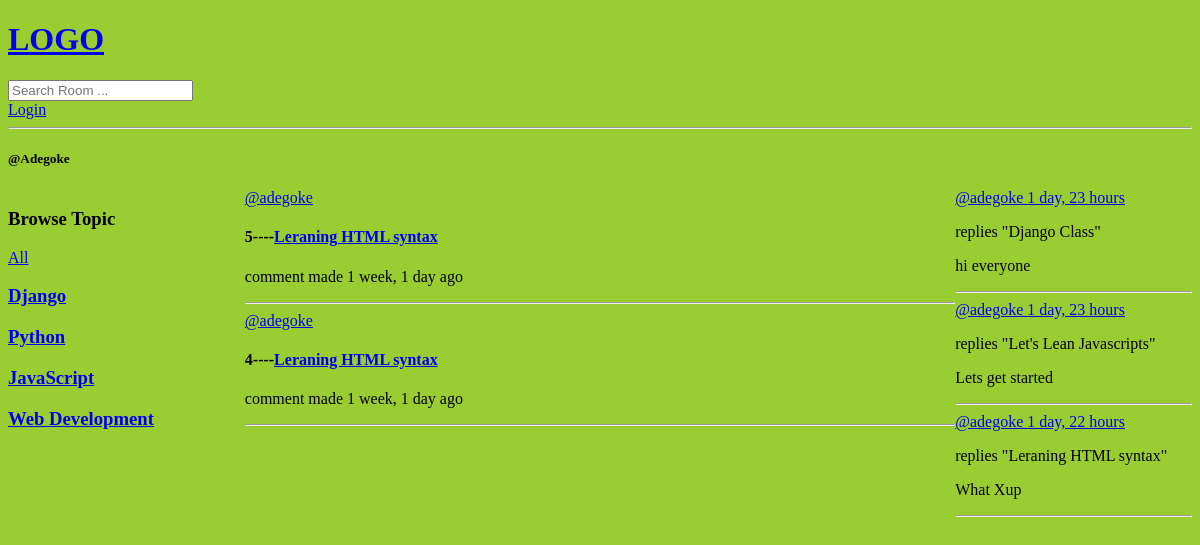
The app's page /profile/1/, older data.
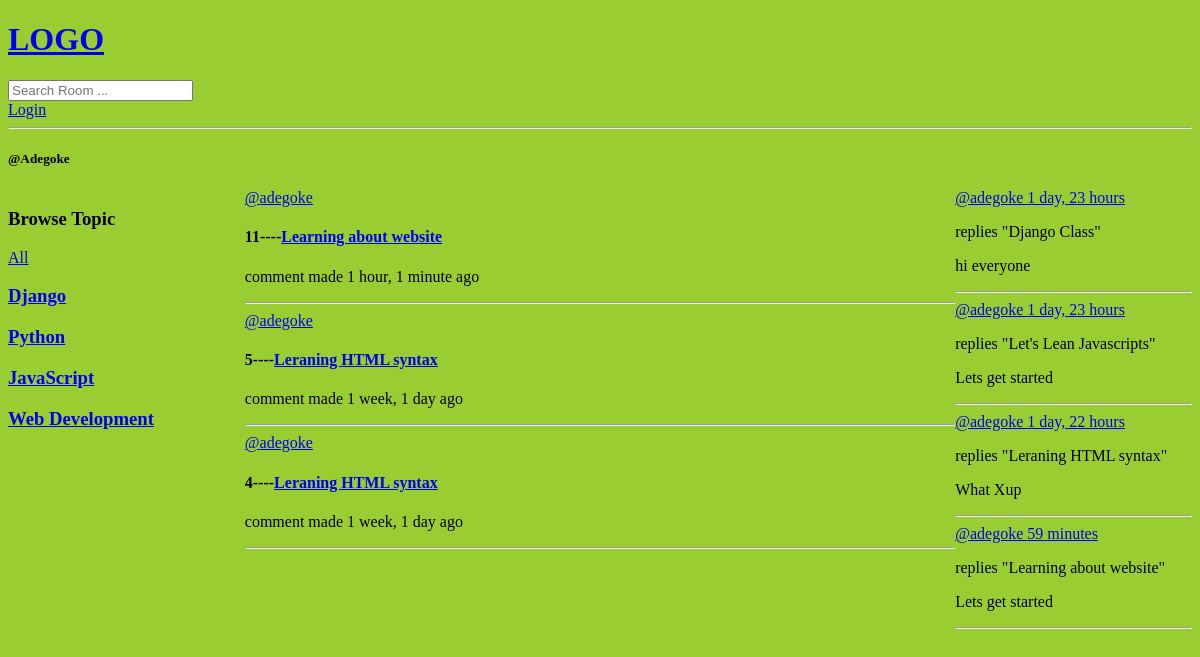
The same page, newer data.
### tunde/models.py (models this page shows, shortened)
class Topic(models.Model):
    name=models.CharField(max_length=200)

class Room(models.Model):
    host=models.ForeignKey(User,  on_delete=models.SET_NULL, null=True)
    topic=models.ForeignKey(Topic, on_delete=models.SET_NULL, null=True)
    name=models.CharField(max_length=300)
    description=models.TextField(blank=True)
    participants=models.ManyToManyField(User, related_name='participants', blank=True)
    created_date=models.DateTimeField(auto_now_add=True)
    updated_date=models.DateTimeField(auto_now=True)
    class Meta:
        ordering = ['-created_date', '-updated_date']
    def __str__(self):
        return self.name

class Message(models.Model):
    user=models.ForeignKey(User, on_delete=models.CASCADE)
    room=models.ForeignKey(Room, on_delete=models.CASCADE)
    body=models.TextField(blank=True)
    created_date=models.DateTimeField(auto_now_add=True)
    updated_date=models.DateTimeField(auto_now=True)

### tunde/views.py (the view)
# urls.py: path('profile/<str:pk>/', views.userProfile, name='profile'),
def userProfile(request, pk):
    user=User.objects.get(id=pk)
    rooms=user.room_set.all()
    room_messages=user.message_set.all()
    topics=Topic.objects.all()
    context={'user': user, 'rooms': rooms, 'topics': topics, 'room_messages': room_messages}
    return render(request, 'tunde/profile.html', context)

### tunde/templates/tunde/profile.html (shortened to what this page needs)
{% extends 'main.html' %}
{% block content %}
<h5>@{{user.username|capfirst}}</h5>
<div  class="profile">
    <div>
        {% include 'tunde/topics_component.html'  %}
    </div>
    <div>
        {% include 'tunde/feeds_components.html' %}
    </div>
    <div>
        {% include 'tunde/activity_component.html' %}
    </div>
</div>
{% endblock content %}

### tunde/templates/tunde/topics_component.html
<h3>Browse Topic</h3>
        <a href="{% url 'home' %}">All</a>
            {% for topic in topics  %}
               <h3><a href="{% url 'home' %}?q={{topic.name}}">{{topic.name}}</a></h3>
            {% endfor %}

### tunde/templates/tunde/feeds_components.html (shortened to what this page needs)
{% for x  in rooms  %}
<a href="{% url 'profile' x.host.id %}">@{{x.host}}</a>
<h4>{{x.id}}----<a href="{% url 'room' x.id %}">{{x.name}}</a></h4>
<p> comment made {{x.created_date|timesince}} ago</p>
<hr>
{% endfor %}

### tunde/templates/tunde/activity_component.html (shortened to what this page needs)
{% for x in room_messages  %}
<a href="{% url 'profile' x.user.id %}">@{{x.user}} {{x.created_date|timesince}}</a>
<p>replies "{{x.room}}"</p>
<p>{{x.body}}</p>
<hr>
{% endfor %}

Row changes from the older to the newer data that the page shows:
added Room: host "adegoke", id "11", name "Learning about website", created_date "1 hour, 1 minute"
added Message: user "adegoke", created_date "59 minutes", room "Learning about website", body "Lets get started"
